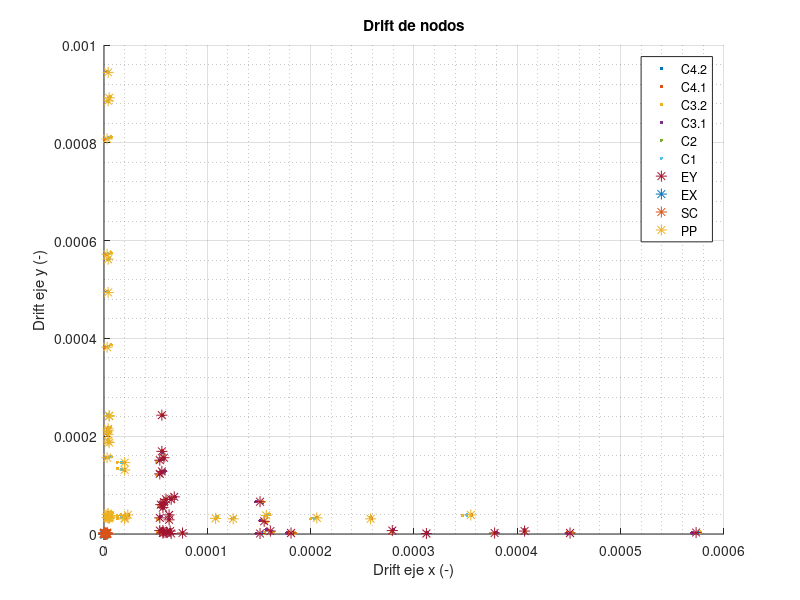

Source code (MATLAB):
close all;
data = load('drift.txt');
dx = data(:, 1);
dy = data(:, 2);

% Genera segun combinaciones
ppx = [];
ppy = [];
scx = [];
scy = [];
exx = [];
exy = [];
eyx = [];
eyy = [];
c1x = [];
c1y = [];
c2x = [];
c2y = [];
c31x = [];
c31y = [];
c32x = [];
c32y = [];
c41x = [];
c41y = [];
c42x = [];
c42y = [];

k = 1;
for i = 1:length(dx)
    k = mod(k+1, 14);
    if k == 1
        ppx(length(ppx)+1) = dx(i); %#ok<*SAGROW>
        ppy(length(ppy)+1) = dy(i);
    end
    if k == 2
        scx(length(scx)+1) = dx(i);
        scy(length(scy)+1) = dy(i);
    end
    if k == 3
        exx(length(exx)+1) = dx(i);
        exy(length(exy)+1) = dy(i);
    end
    if k == 4
        eyx(length(eyx)+1) = dx(i);
        eyy(length(eyy)+1) = dy(i);
    end
    if k == 5
        c1x(length(c1x)+1) = dx(i);
        c1y(length(c1y)+1) = dy(i);
    end
    if k == 6
        c2x(length(c2x)+1) = dx(i);
        c2y(length(c2y)+1) = dy(i);
    end
    if k == 7 || k == 8
        c31x(length(c31x)+1) = dx(i);
        c31y(length(c31y)+1) = dy(i);
    end
    if k == 9 || k == 10
        c32x(length(c32x)+1) = dx(i);
        c32y(length(c32y)+1) = dy(i);
    end
    if k == 11 || k == 12
        c41x(length(c41x)+1) = dx(i);
        c41y(length(c41y)+1) = dy(i);
    end
    if k == 13 || k == 14
        c42x(length(c42x)+1) = dx(i);
        c42y(length(c42y)+1) = dy(i);
    end
end

figure();
hold on;
% plot(dx, dy, '.', 'Color', [0, 0, 0]);
% {'+', '*', '.', 'x', 'o', 's', 'd', 'v', '>', '<'}

ps = '.';
ms = 8;

plot(c42x, c42y, ps, 'DisplayName', 'C4.2', 'MarkerSize', ms);
plot(c41x, c41y, ps, 'DisplayName', 'C4.1', 'MarkerSize', ms);
plot(c32x, c32y, ps, 'DisplayName', 'C3.2', 'MarkerSize', ms);
plot(c31x, c31y, ps, 'DisplayName', 'C3.1', 'MarkerSize', ms);
plot(c2x, c2y, ps, 'DisplayName', 'C2', 'MarkerSize', ms);
plot(c1x, c1y, ps, 'DisplayName', 'C1', 'MarkerSize', ms);
plot(eyx, eyy, '*', 'DisplayName', 'EY', 'MarkerSize', ms);
plot(exx, exy, '*', 'DisplayName', 'EX', 'MarkerSize', ms);
plot(scx, scy, '*', 'DisplayName', 'SC', 'MarkerSize', ms);
plot(ppx, ppy, '*', 'DisplayName', 'PP', 'MarkerSize', ms);

grid on;
grid minor;
xlabel('Drift eje x (-)');
ylabel('Drift eje y (-)');
title('Drift de nodos');
logplot = false;

if ~logplot
    legend('location', 'northeast');
else
    legend('location', 'best');
    symlog(gca, 'xy', -7)
end